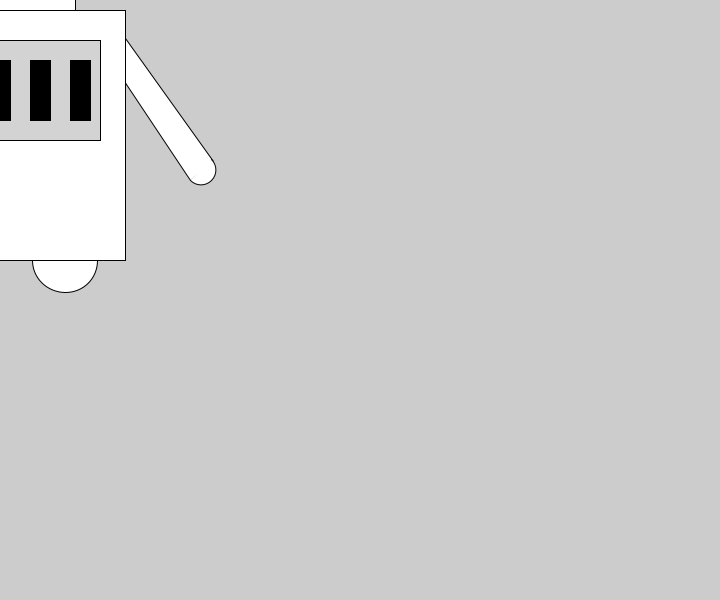
Frame 1 (no input)
Frame 60 (the mouse pressed at the canvas centre just before this capture): identical to frame 1, image omitted
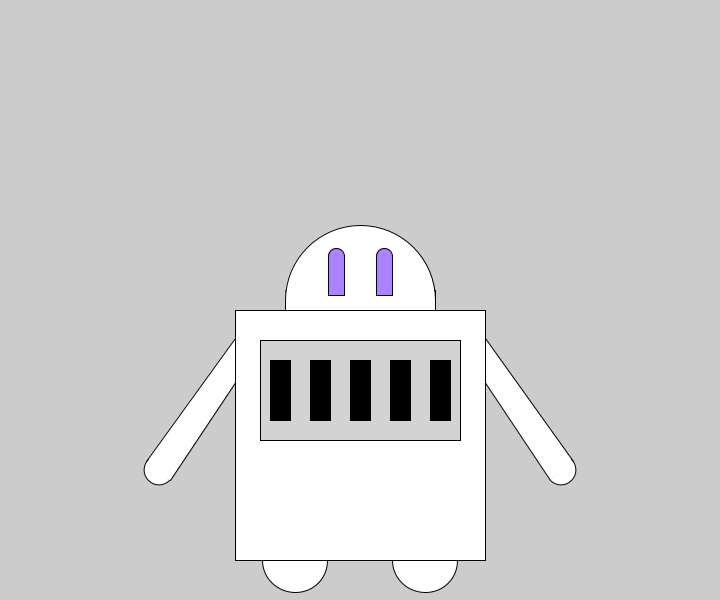
Frame 120 (the mouse held since frame 60 and released just before this capture)

The Processing sketch that drew these frames (run headless with seeded random() and noise(); from frame 60 on, the mouse is pressed at the canvas centre):

// Processing sketch: processing_57376
// ── processing_57376.pde

/*float mouseX;
float mouseY;
float easing = 0.05;*/

void setup() {
  size(720, 600);
  smooth();
  strokeWeight(1);
}

void draw() {
  background(204);
  fill(255);
  
  /*float targetX = mouseX;
  mouseX += (targetX-mouseX) * easing;
  float targetY = mouseY;
  mouseY += (targetY-mouseY) * easing;*/
  
  //head
  rect(mouseX-75, mouseY-10, 150, 20);
  arc(mouseX, mouseY, 150, 150, PI, 2*PI);
  
  //eyes
  fill(176, 226, 255);
  //eyes turn purple
  if (mousePressed == true) {
    fill(171, 130, 255);
  }
  rect(mouseX-32, mouseY-45, 16, 40);
  arc(mouseX-24, mouseY-44, 16, 16, PI, 2*PI);
  rect(mouseX+16, mouseY-45, 16, 40); 
  arc(mouseX+24, mouseY-44, 16, 16, PI, 2*PI);
  
  //arms
  fill(255);
  //left arm
  beginShape();
  vertex(mouseX-214, mouseY+161);
  vertex(mouseX-120, mouseY+31);
  vertex(mouseX-100, mouseY+45);
  vertex(mouseX-190, mouseY+180);
  endShape();
  arc(mouseX-201, mouseY+170, 30, 30, QUARTER_PI, PI+QUARTER_PI); 
  //right arm
  beginShape();
  vertex(mouseX+213, mouseY+161);
  vertex(mouseX+120, mouseY+31);
  vertex(mouseX+100, mouseY+45);
  vertex(mouseX+190, mouseY+180);
  endShape();
  arc(mouseX+201, mouseY+170, 30, 30, 0-QUARTER_PI, HALF_PI+QUARTER_PI); 
  
  //legs
  arc(mouseX-65, mouseY+260, 65, 65, 0, PI);
  arc(mouseX+65, mouseY+260, 65, 65, 0, PI);
  
  //body
  rect(mouseX-125, mouseY + 10, 250, 250);
  
  //light panel
  fill(211, 211, 211);
  rect(mouseX-100, mouseY+40, 200, 100); 
  fill(0);
  //first rectangle turns red
  if (keyPressed && key == 'a') {
    fill(220, 20, 60);
  }
  rect(mouseX-90, mouseY+60, 20, 60);
  //second rectangle turns orange/yellow
  if (keyPressed && key == 's') {
    fill(255, 215, 0);
  }
  rect(mouseX-50, mouseY+60, 20, 60);
  //third rectangle turns green
  if (keyPressed && key == 'd') {
    fill(0, 201, 87);
  }
  rect(mouseX-10, mouseY+60, 20, 60);
  //fourth rectangle turns blue
  if (keyPressed && key == 'f') {
    fill(99, 184, 255);
  }
  rect(mouseX+30, mouseY+60, 20, 60);
  //fifth panel turns purple
  if (keyPressed && key == 'g') {
    fill(125, 38, 205);
  }
  rect(mouseX+70, mouseY+60, 20, 60);
  
}
